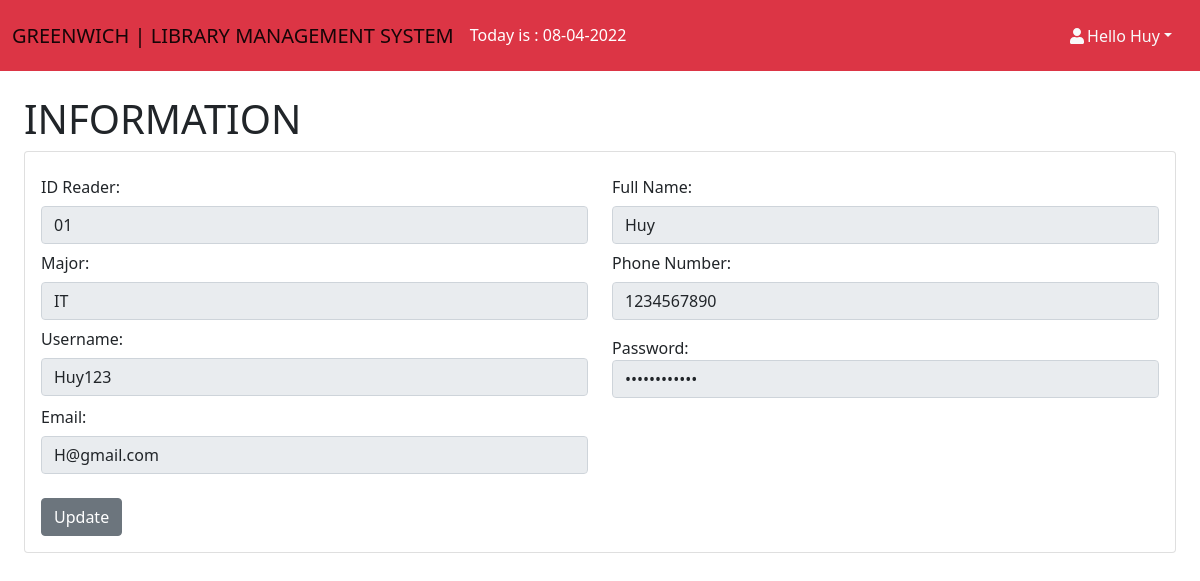
/infor.php (signed in), run on the app's committed database.
### tables this page shows
CREATE TABLE `docgia` (
  `id` int(11) NOT NULL,
  `madocgia` varchar(250) NOT NULL,
  `tendocgia` varchar(250) NOT NULL,
  `nganhdocgia` varchar(250) NOT NULL,
  `sodienthoai` varchar(250) NOT NULL,
  `username` varchar(250) NOT NULL,
  `password` varchar(250) NOT NULL,
  `email` varchar(250) NOT NULL
);

### infor.php (the view, shortened to what this page needs)
<?php include('admin/inc/connect.php') ?>
<!DOCTYPE html>
<html lang="en">
<head>
    <link href="https://cdn.jsdelivr.net/npm/simple-datatables@latest/dist/style.css" rel="stylesheet" />
    <link href="admin/css/styles.css" rel="stylesheet" />
</head>
<body class="sb-nav-fixed">
    <nav class="navbar navbar-expand-lg navbar-light bg-danger">
        <div class="container-fluid">
            <a class="navbar-brand" href="index.php">GREENWICH | LIBRARY MANAGEMENT SYSTEM</a>
            <div class="collapse navbar-collapse" id="navbarSupportedContent">
                <ul class="navbar-nav me-auto mb-2 mb-lg-0">
                    <li class="nav-item">
                        <?php
                        $today = date("d-m-Y");
                        ?>
                        <p style="color:white;margin-top:15px;margin-right:200px">Today is : <?php echo $today ?></p>
                    </li>
                </ul>
                <div class="d-flex">
                    <div class="nav-item dropdown d-none d-lg-block">
                        <?php if (isset($_SESSION['taikhoan'])) { ?>
                        <a class="nav-link dropdown-toggle text-light" id="navbarDropdown" href="#" role="button"
                            data-bs-toggle="dropdown" aria-expanded="false"><i class="fas fa-user fa-fw"></i>Hello
                            <?php echo $_SESSION['hoten'] ?></a>
                            <?php } else { ?>
                            <a style="color:white;margin-top:15px;text-decoration:none" href="login.php">Sign In</a> ||
                            <a style="color:white;margin-top:15px;margin-left : 15px;text-decoration:none"
                                href="register.php">Sign Up</a>
                            <?php } ?>
                    </div>
                </div>
            </div>
        </div>
    </nav>
    <div id="layoutTable">
        <div id="layoutTable_content">
            <main>
                <div class="container-fluid px-4">
                    <h1 class="mt-4">INFORMATION</h1>
                    <div class="card mb-4">
                        <div class="card-body">
                            <?php
                            $ids = $_SESSION['id'];
                            $query = "SELECT * FROM docgia WHERE id = '{$ids}'";
                            $result = mysqli_query($connect, $query);
                            $arUser = mysqli_fetch_array($result, MYSQLI_ASSOC);
                            ?>
                            <form method="POST" action="checklogin.php" class="register-form" id="register-form">
                                <div class="col">
                                    <div class="row">
                                        <div class="col-6">
                                            <label for="category-film" class="col-form-label">ID Reader: </label>
                                            <input type="text" class="form-control" id="tenphim" name="madocgia"
                                                value="<?php echo $arUser['madocgia'] ?>" tabindex="1" disabled>
                                        </div>
                                        <div class="col-6">
                                            <label for="category-film" class="col-form-label">Full Name: </label>
                                            <input type="text" class="form-control" id="dienvien" name="tendocgia"
                                                value="<?php echo $arUser['tendocgia'] ?>" tabindex="2" disabled>
                                        </div>
                                    </div>
                                    <div class="row">
                                        <div class="col-6">
                                            <label for="category-film" class="col-form-label">Major: </label>
                                            <input type="text" class="form-control" id="dienvien" name="nganhhoc"
                                                value="<?php echo $arUser['nganhdocgia'] ?>" tabindex="2" disabled>
                                        </div>
                                        <div class="col-6">
                                            <label for="category-film" class="col-form-label">Phone Number: </label>
                                            <input type="number" class="form-control" id="daodien" name="sodt"
                                                value="<?php echo $arUser['sodienthoai'] ?>" tabindex="3" disabled>
                                        </div>
                                    </div>
                                    <div class="row">
                                        <div class="col-6 ">
                                            <label for="category-film" class="col-form-label">Username: </label>
                                            <input type="text" class="form-control" id="daodien" name="taikhoan"
                                                value="<?php echo $arUser['username'] ?>" tabindex="3" disabled>
                                        </div>
                                        <div class="col-6 mt-3 ">
                                            <label for="exampleFormControlFile1">Password:</label>
                                            <input type="password" class="form-control" id="daodien1" name="matkhau"
                                                value="<?php echo $arUser['password'] ?>" tabindex="3" disabled>
                                        </div>
                                    </div>
                                    <div class="row">
                                        <div class="col-6">
                                            <label for="category-film" class="col-form-label">Email: </label>
                                            <input type="text" class="form-control" id="daodien" name="email"
                                                value="<?php echo $arUser['email'] ?>" tabindex="1" disabled>
                                        </div>
                                    </div>
                                </div>
                                <br>
                                <a href="updateuser.php"><button type="button" class="btn btn-secondary"
                                        name="updateuser">Update</button></a>
                            </form>
                        </div>
                    </div>
                </div>
            </main>
        </div>
    </div>
</body>
</html>

### data on the page
docgia: madocgia "01", tendocgia "Huy", nganhhoc "IT", sodt "1234567890", taikhoan "Huy123", email "H@gmail.com"

### other printed values
$_SESSION['hoten'] "Huy"
